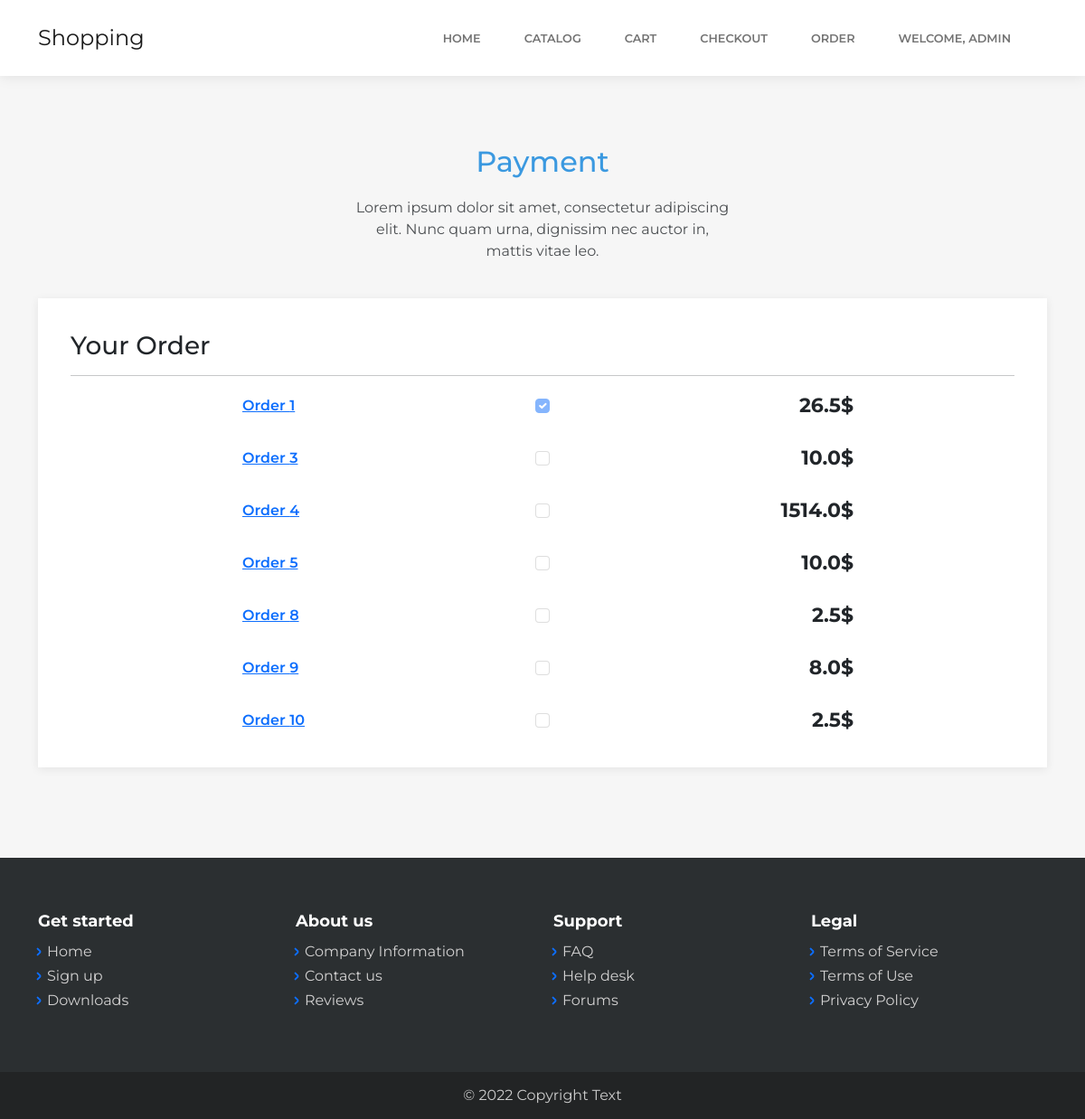
Screenshot of /shopping/order/ (signed in) with the database file from the repository.
### user/models.py (models this page shows)
class CustomerUser(AbstractUser):
    phone_number = models.CharField(default='', max_length=15)
    address = models.CharField(default='', max_length=255)

### order/models.py (models this page shows)
class Order(models.Model):
    user = models.ForeignKey(CustomerUser, on_delete=models.CASCADE)
    cart = models.ForeignKey(Cart, on_delete=models.CASCADE)
    shipping_address = models.CharField(default='', max_length=255)
    order_description = models.CharField(default='', max_length=255)
    order_total = models.FloatField(default=0)
    is_completed = models.BooleanField(default=False)

### core/views.py (the view)
# urls.py: path('order/', views.orderPage.as_view(), name='order'),
class orderPage(LoginRequiredMixin, View):
    login_url='../login/'
    def get(self, request):
        user = request.user
        order_qset = OrderDAO.getAllOrderByUser(user)
        context = {"orderList": order_qset}
        return render(request, 'orderpage/order.html', context)

### businesslogic/orderDAO/OrderDAO.py (called while the page is built)
    def getAllOrderByUser(user):
        order_qset = Order.objects.filter(user = user) #get all order
        return order_qset

### templates/orderpage/order.html (shortened to what this page needs)
{%extends 'base.html'%}
{%load static%}
{%block cssblock%}
<link rel="stylesheet" href="{%static 'assets/bootstrap/css/bootstrap.min.css'%}">
<link rel="stylesheet" href="{%static 'assets/fonts/simple-line-icons.min.css'%}">
<link rel="stylesheet" href="https://cdnjs.cloudflare.com/ajax/libs/baguettebox.js/1.10.0/baguetteBox.min.css">
<link rel="stylesheet" href="{%static 'assets/css/vanilla-zoom.min.css'%}">
{%endblock%}
{%block content%}
<main class="page shopping-cart-page">
    <section class="clean-block clean-cart dark">
        <div class="container">
            <div class="block-heading">
                <h2 class="text-info">Payment</h2>
                <p>Lorem ipsum dolor sit amet, consectetur adipiscing elit. Nunc quam urna, dignissim nec auctor in,
                    mattis vitae leo.</p>
            </div>
            <div class="content">
                <form action="{%url 'shopping:checkout'%}" method="post">
                    <div class="row g-0">
                        <div class="col-md-12 col-lg-12">
                            <div class="items">
                                <div class="card-details">
                                    <h3 class="title">Your Order</h3>
                                </div>
                                <hr>
                                {%for order in orderList%}
                                <div class="product">
                                    <div class="row justify-content-center align-items-center">
                                        <div class="col-3 product-info"><a class="product-name"
                                                href="{%url 'shopping:orderdetail' order.id%}">Order {{order.id}}</a>
                                        </div>
                                        <div class="col-2 quantity"><input class="form-check-input" type="checkbox" value="" id="flexCheckChecked"
                                            {%if order.is_completed%}checked{%endif%} disabled>
                                        </div>
                                        <div class="col-3 price"><span>{{order.order_total}}$</span></div>
                                    </div>
                                </div>
                                {%endfor%}
                            </div>
                        </div>
                    </div>
                </form>
            </div>
        </div>
    </section>
</main>
{%endblock%}

### templates/base.html (shortened to what this page needs)
<!DOCTYPE html>
<html>
<head>
    {%block cssblock%}
    {%endblock%}
</head>
<body>
    {%include 'navbar.html'%}
    {%block content%}
    {%endblock%}
    {%include 'footer.html'%}
</body>
</html>

### templates/navbar.html (shortened to what this page needs)
<nav class="navbar navbar-light navbar-expand-lg fixed-top bg-white clean-navbar">
    <div class="container"><a class="navbar-brand logo" href="{%url 'shopping:index'%}">Shopping</a>
        <div class="collapse navbar-collapse" id="navcol-1">
            <ul class="navbar-nav ms-auto">
                <li class="nav-item"><a class="nav-link" href="{%url 'shopping:index'%}">Home</a></li>
                <li class="nav-item"><a class="nav-link" href="{%url 'shopping:catalog'%}">Catalog</a></li>
                <li class="nav-item"><a class="nav-link" href="{%url 'shopping:cart'%}">Cart</a></li>
                <li class="nav-item"><a class="nav-link" href="{%url 'shopping:checkout'%}">Checkout</a></li>
                <li class="nav-item"><a class="nav-link" href="{%url 'shopping:order'%}">Order</a></li>
                {% if request.user.username %}
                    <li class="nav-item"><a class="nav-link" href="#">Welcome, {{request.user.username}}</a></li>
                {% else %}
                    <li class="nav-item"><a class="nav-link" href="#">Welcome, guest</a></li>
                {% endif %}
            </ul>
        </div>
    </div>
</nav>

### templates/footer.html
<footer class="page-footer dark">
    <div class="container">
        <div class="row">
            <div class="col-sm-3">
                <h5>Get started</h5>
                <ul>
                    <li><a href="#">Home</a></li>
                    <li><a href="#">Sign up</a></li>
                    <li><a href="#">Downloads</a></li>
                </ul>
            </div>
            <div class="col-sm-3">
                <h5>About us</h5>
                <ul>
                    <li><a href="#">Company Information</a></li>
                    <li><a href="#">Contact us</a></li>
                    <li><a href="#">Reviews</a></li>
                </ul>
            </div>
            <div class="col-sm-3">
                <h5>Support</h5>
                <ul>
                    <li><a href="#">FAQ</a></li>
                    <li><a href="#">Help desk</a></li>
                    <li><a href="#">Forums</a></li>
                </ul>
            </div>
            <div class="col-sm-3">
                <h5>Legal</h5>
                <ul>
                    <li><a href="#">Terms of Service</a></li>
                    <li><a href="#">Terms of Use</a></li>
                    <li><a href="#">Privacy Policy</a></li>
                </ul>
            </div>
        </div>
    </div>
    <div class="footer-copyright">
        <p>© 2022 Copyright Text</p>
    </div>
</footer>

### rows the page displays
CustomerUser: user.username "ADMIN"
Order: id "1", is_completed "☑", order_total "26.5"
Order: id "3", order_total "10.0"
Order: id "4", order_total "1514.0"
Order: id "5", order_total "10.0"
Order: id "8", order_total "2.5"
Order: id "9", order_total "8.0"
Order: id "10", order_total "2.5"
